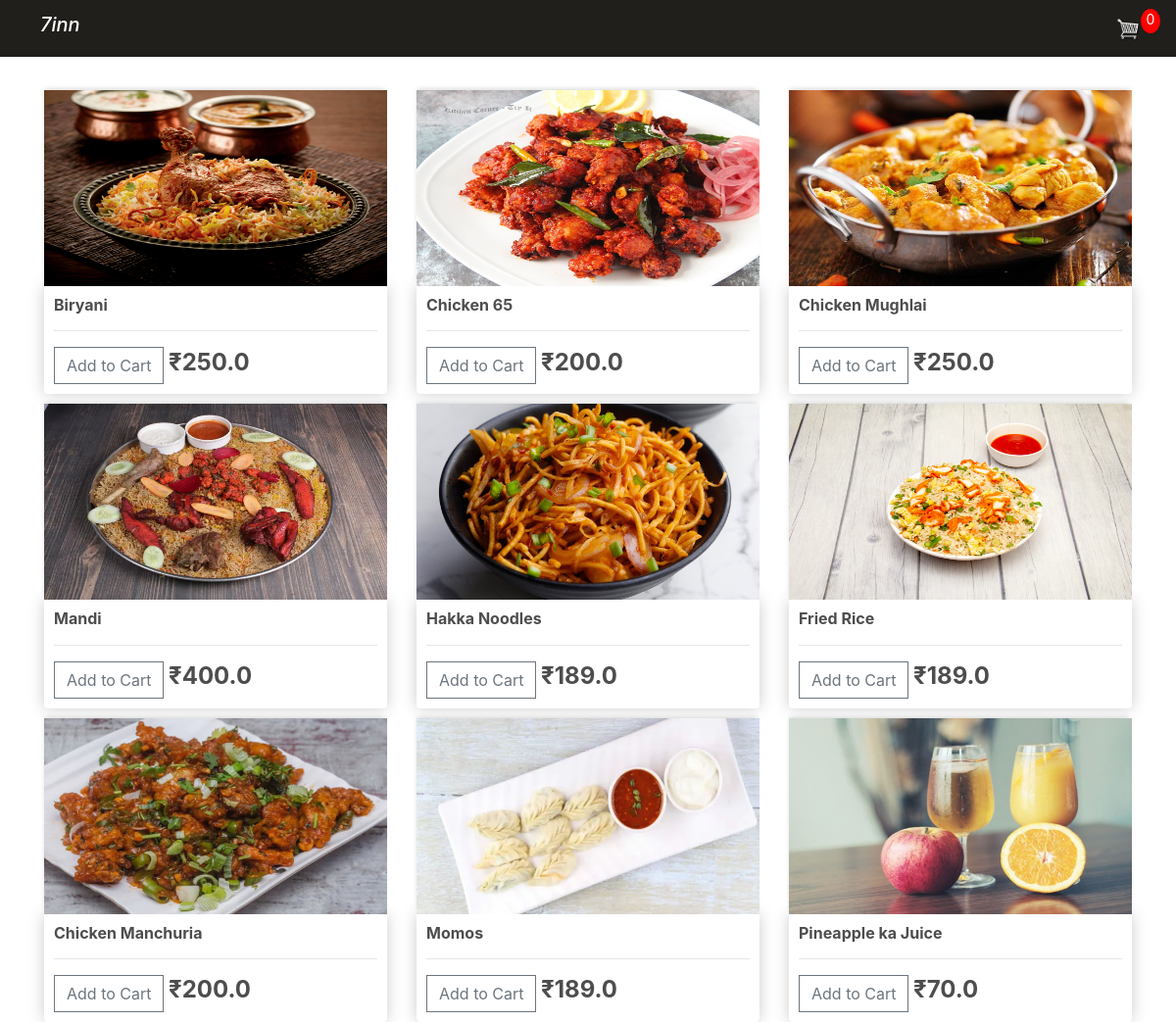
/store/, run on the app's committed database.
### store/models.py (models this page shows, shortened)
class Product(models.Model):
	name = models.CharField(max_length=200)
	price = models.FloatField()
	digital = models.BooleanField(default=False,null=True, blank=True)
	image = models.ImageField(null=True, blank=True)
	@property
	def imageURL(self):
		try:
			url = self.image.url
		except:
			url = ''
		return url

### store/views.py (the view)
# urls.py: path('store/', include('store.urls')),
def store(request):
	data = cartData(request)
	cartItems = data['cartItems']
	order = data['order']
	items = data['items']
	products = Product.objects.all()
	context = {'products':products, 'cartItems':cartItems}
	return render(request, 'store/store.html', context)

### store/utils.py (called while the page is built, shortened)
def cookieCart(request):
	try:
		cart = json.loads(request.COOKIES['cart'])
	except:
		cart = {}
		print('CART:', cart)
	items = []
	order = {'get_cart_total':0, 'get_cart_items':0, 'shipping':False}
	cartItems = order['get_cart_items']
	return {'cartItems':cartItems ,'order':order, 'items':items}

def cartData(request):
	if request.user.is_authenticated:
		customer = request.user.customer
		order, created = Order.objects.get_or_create(customer=customer, complete=False)
		items = order.orderitem_set.all()
		cartItems = order.get_cart_items
	else:
		cookieData = cookieCart(request)
		cartItems = cookieData['cartItems']
		order = cookieData['order']
		items = cookieData['items']
	return {'cartItems':cartItems ,'order':order, 'items':items}

### store/templates/store/store.html
{% extends 'store/main.html' %}
{% load static %}
{% block content %}
	<div class="row">
		{% for product in products %}
		<div class="col-lg-4">
			<img class="thumbnail" src="{{product.imageURL}}">
			<div class="box-element product">
				<h6><strong>{{product.name}}</strong></h6>
				<hr>
				<button data-product="{{product.id}}" data-action="add" class="btn btn-outline-secondary add-btn update-cart">Add to Cart</button>
				<h4 style="display: inline-block; "><strong>₹{{product.price}}</strong></h4>
			</div>
		</div>
		{% endfor %}
	</div>
{% endblock content %}

### store/templates/store/main.html (shortened to what this page needs)
<html>
{% load static %}
<html>
<head>
	<link rel="stylesheet" href="https://stackpath.bootstrapcdn.com/bootstrap/4.4.1/css/bootstrap.min.css">
	<link rel="stylesheet" type="text/css" href="{% static 'css/main.css' %}">
</head>
<body style="background-color: rgb(255, 255, 255);">
	<nav class="navbar navbar-expand-lg navbar-dark " style="background-color: rgb(32, 31, 28);">
	  <h2><a class="navbar-brand" href="{% url 'index' %}" style="padding-left: 25px;"><i>7inn</i></a></h2>
	  <div class="collapse navbar-collapse" id="navbarSupportedContent">
	    <div class="form-inline my-2 my-lg-0">
	     	<a href="{% url 'cart' %}">
	    		<img  id="cart-icon" src="{% static 'images/cart.png' %}">
	    	</a>
	    	<p id="cart-total">{{cartItems}}</p>
	    </div>
	  </div>
	</nav>
     <div class="container">
            <br>
            {% block content %}
            {% endblock content %}
         </div>
</body>
</html>

### store/static/css/main.css (style rules this page uses)
body { background-color: hsl(0, 0%, 98%); }
h1,h2,h3,h4,h5,h6 { color:hsl(0, 0%, 30%); }
.box-element { box-shadow:hsl(0, 0%, 80%) 0 0 16px; background-color: #fff; border-radius: 4px; padding: 10px; }
.thumbnail { width: 100%; height: 200px; -webkit-box-shadow: -1px -3px 5px -2px rgba(214,214,214,1); -moz-box-shadow: -1px -3px 5px -2px rgba(214,214,214,1); box-shadow: -1px -3px 5px -2px rgba(214,214,214,1); }
.product { border-radius: 0 0 4px 4px; }
#cart-icon { width:25px; display: inline-block; margin-left: 15px; }
#cart-total { display: block; text-align: center; color:#fff; background-color: red; width: 20px; height: 25px; border-radius: 50%; font-size: 14px; }
.col-lg-4, .col-lg-6, .col-lg-8, .col-lg-12 { margin-top: 10px; }
.btn { border-radius: 0; }

### data on the page
Product: imageURL (picture), name "Biryani", price "250.0"
Product: imageURL (picture), name "Chicken 65", price "200.0"
Product: imageURL (picture), name "Chicken Mughlai", price "250.0"
Product: imageURL (picture), name "Mandi", price "400.0"
Product: imageURL (picture), name "Hakka Noodles", price "189.0"
Product: imageURL (picture), name "Fried Rice", price "189.0"
Product: imageURL (picture), name "Chicken Manchuria", price "200.0"
Product: imageURL (picture), name "Momos", price "189.0"
Product: imageURL (picture), name "Pineapple ka Juice", price "70.0"

### other printed values
{{ cartItems }} "0"
